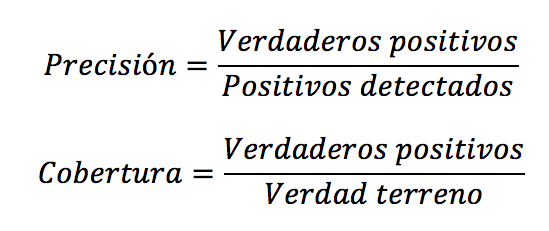
%> input picture lab1_latex/Archivos LaTex Lab BSDS/eqn1.png, 549 x 231 px, given in place of 8068.jpg, which was not available
$ octave generateFigureSegmentation.m   (GNU Octave 9; MATLAB toolbox functions it lacks are replaced by stand-ins)
%> lines starting %> are read from the running program, lines starting %| are printed output that depends on the picture; in (x1, y1, x2, y2) boxes, pixels count from 0 and x2, y2 are one past the last pixel; in counts of white or black regions, pixels touching at a corner belong together; the program's own positions count from 1; pictures that were not available may be replaced by others from this repository, and a replacement may not be noted
%> further down, I is the input picture: size 231x549x3 uint8; mean R, G, B 235.2, 235.1, 235.3
### lab5_bsds/Codigo/segment_by_clustering.m
function my_segmentation = segment_by_clustering(rgb_image, feature_space, clustering_method, number_of_clusters)
%> called with feature_space = 'rgb', clustering_method = 'watershed', number_of_clusters = 30
% [4 lines of commented-out code are left out]

if (strcmp(clustering_method, 'hierarchical')==1)
    rgb_image = imresize(rgb_image, 0.4);
end

%convert image to double and extract size
rgb_image = double(rgb_image);
sI = size(rgb_image);
%> sI = [231 549 3]

% Determine the space selected by user
spaces = {'rgb', 'lab', 'hsv', 'rgb+xy', 'lab+xy', 'hsv+xy'};
space_pick = 0;

for i=1:numel(spaces)
    space_pick = strcmp(spaces(i), feature_space);
    if space_pick == 1
        space_pick = i;
        break
    end
end
% Determine the cluster chosen by user
clusters = {'kmeans', 'gmm', 'hierarchical', 'watershed'};
cluster_pick = 0;

for i=1:numel(clusters)
    cluster_pick = strcmp(clusters(i), clustering_method);
    if cluster_pick == 1
        cluster_pick = i;
        break
    end
end

%convert image
if(space_pick == 1)
    I = rgb_image;
    I = reshape(I(:), [], 3);
    Ig  = double(rgb2gray(uint16(rgb_image)));

elseif(space_pick == 2)
    I = RGB2Lab(rgb_image);
    Ig = I(:,:,1);
    I = reshape(I(:), [], 3);
elseif(space_pick == 3)
    I = rgb2hsv(rgb_image);
    Ig = I(:,:,3);
    I = reshape(I(:), [], 3);
elseif(space_pick == 4)
    I = zeros(sI(1), sI(2), 5);
    I(:,:,1) = rgb_image(:,:,1);
    I(:,:,2) = rgb_image(:,:,2);
    I(:,:,3) = rgb_image(:,:,3);
    Ig  = double(rgb2gray(uint16(rgb_image)));

    for i=1:sI(1),
        for j=1:sI(2),
            %i es para filas, y
            %j es para columnas, x
            I(i,j,4) = j; %para X
            I(i,j,5) = i; %para Y
        end
    end
    I = reshape(I(:), [], 5);
elseif(space_pick == 5)
    I = zeros(sI(1), sI(2), 5);
    lab = RGB2Lab(rgb_image);
    I(:,:,1) = lab(:,:,1);
    I(:,:,2) = lab(:,:,2);
    I(:,:,3) = lab(:,:,3);
    Ig = lab(:,:,1);

    for i=1:sI(1),
        for j=1:sI(2),
            %i es para filas, y
            %j es para columnas, x
            I(i,j,4) = j; %para X
            I(i,j,5) = i; %para Y
        end
    end
    I = reshape(I(:), [], 5);
elseif(space_pick == 6)
    I = zeros(sI(1), sI(2), 5);
    hsv = rgb2hsv(rgb_image);
    Ig = hsv(:,:,3);
    I(:,:,1) = hsv(:,:,1);
    I(:,:,2) = hsv(:,:,2);
    I(:,:,3) = hsv(:,:,3);

    for i=1:sI(1),
        for j=1:sI(2),
            %i es para filas, y
            %j es para columnas, x
            I(i,j,4) = j; %para X
            I(i,j,5) = i; %para Y
        end
    end
    I = reshape(I(:), [], 5);
end

% Clustering method

%% K-MEANS
if (cluster_pick == 1)
    C = kmeans(I, number_of_clusters);
    C = reshape(C, [sI(1) sI(2)]);

    color = round(255/number_of_clusters);
    my_segmentation = C;
    Seg = C * color;

    figure(1)
    imshow(Seg, [], 'Colormap', jet);

%% GMM
elseif (cluster_pick == 2)
    C = gmdistribution.fit(I, number_of_clusters);
    C2 = cluster(C, I);
    C2 = reshape(C2, sI(1), sI(2));

    my_segmentation = C2;
    color = round(255/number_of_clusters);
    Seg = C2 * color;

    figure(1)
    imshow(Seg, [], 'Colormap', jet);

%% Hierarchical
elseif (cluster_pick == 3)

    Z = linkage(I,'centroid', 'euclidean', 'savememory', 'on');
    T = cluster(Z, 'maxclust', number_of_clusters);
    C2 = reshape(T, sI(1), sI(2));
    C2 = imresize(C2, 2.5);
    my_segmentation = C2;
    color = round(255/number_of_clusters);
    Seg = C2 * color;

    figure(1)
    imshow(Seg, [], 'Colormap', jet);

%% Watersheds
elseif (cluster_pick == 4)
    I = Ig;
    hsobel_y = fspecial('sobel');
    hsobel_x = hsobel_y';
    Isobx = imfilter(I, hsobel_x, 'replicate');
    Isoby = imfilter(I, hsobel_y, 'replicate');
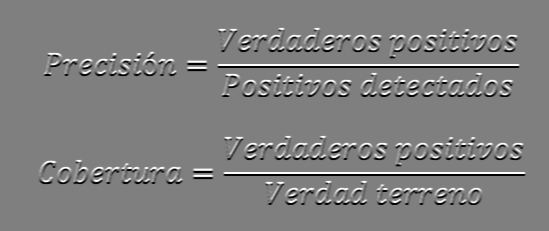
%> Isoby: size 231x549 double; min -1020, max 1020, mean 0; mean of the top-left, top-right, bottom-left and bottom-right quarters 0, 0, 0, 0; drawn with min black and max white
    gradmag = sqrt(Isobx.^2 + Isoby.^2);
    m = imextendedmin(gradmag, number_of_clusters);
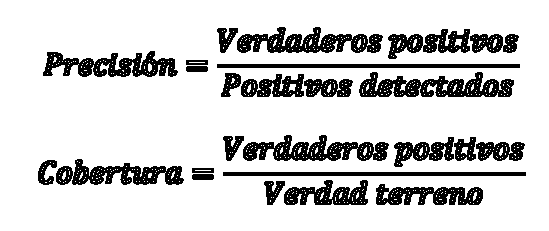
%> m: size 231x549 logical; 82.4% white; 25 black regions, largest, box (x1, y1, x2, y2) and area: (359, 72, 514, 97) 2234, (237, 27, 383, 53) 2071, (243, 135, 389, 161) 2056
    gradmag2 = imimposemin(gradmag, m);
    L = watershed(gradmag2);
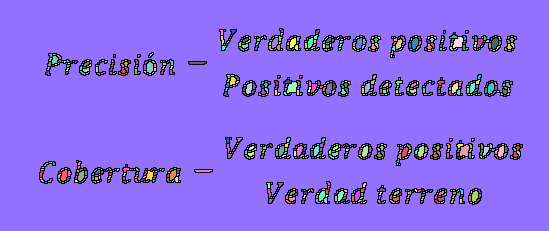
%> L: size 231x549 uint16; 930 distinct labels, from 0 to 929; one colour per label, 0 black
    bgm = L==0;
%> bgm: size 231x549 logical; 7% white in thin lines or dots, all inside (x1, y1, x2, y2) = (39, 28, 523, 205)

     my_segmentation = bgm;

    figure(2)
    imshow(my_segmentation, [], 'Colormap', jet);
end


end

### lab5_bsds/Codigo/generateFigureSegmentation.m
clear all; close all; clc

%% Read Original Image
I = imread('/Users/JDLVF/Documents/MATLAB/BSR/bench/data/images/8068.jpg');

figure,
imshow(I)

print('-dpng', 'imagenPrueba.png')

clusters = 30

%% Generate K-Means Segmentation
K1 = segment_by_clustering(I, 'rgb', 'watershed', clusters);
K2 = segment_by_clustering(I, 'rgb+xy', 'watershed', clusters);
K3 = segment_by_clustering(I, 'hsv', 'watershed', clusters);
%> call 3 of segment_by_clustering, with feature_space = 'hsv', clustering_method = 'watershed', number_of_clusters = 30
%> in segment_by_clustering (call 3), `I = rgb2hsv(rgb_image);`: I: size 231x549x3 double; mean H, S, V 0, 0, 237.7
%> in segment_by_clustering (call 3), `gradmag = sqrt(Isobx.^2 + Isoby.^2);`:
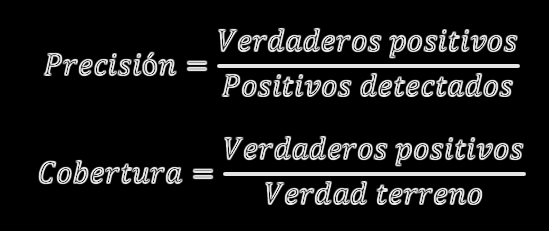
%> gradmag: size 231x549 double; min 0, max 1135, mean 117.1; drawn with min black and max white
%> in segment_by_clustering (call 3), `m = imextendedmin(gradmag, number_of_clusters);`: m: size 231x549 logical; 83.4% white; 43 black regions, largest, box (x1, y1, x2, y2) and area: (237, 27, 352, 53) 1545, (421, 72, 514, 97) 1250, (217, 64, 520, 68) 1212
%> in segment_by_clustering (call 3), `L = watershed(gradmag2);`:
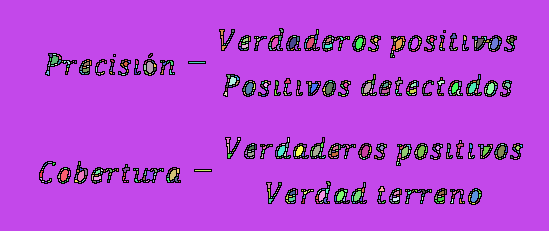
%> L: size 231x549 uint16; 890 distinct labels, from 0 to 889; one colour per label, 0 black
%> in segment_by_clustering (call 3), `bgm = L==0;`:
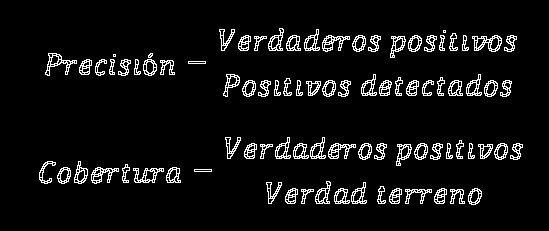
%> bgm: size 231x549 logical; 6.5% white in thin lines or dots, all inside (x1, y1, x2, y2) = (39, 28, 523, 205)
%> in segment_by_clustering (call 3), `imshow(my_segmentation, [], 'Colormap', jet);`:
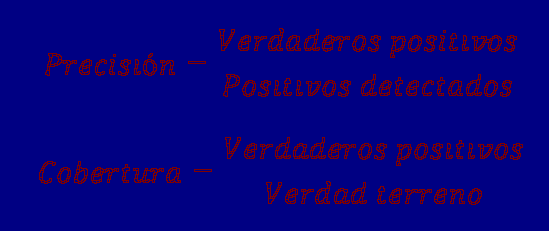
%> displayed picture: size 231x549x3, on the screen's scale of 0 to 255; mean R, G, B 8.3, 0, 122.5
K4 = segment_by_clustering(I, 'hsv+xy', 'watershed', clusters);
K5 = segment_by_clustering(I, 'lab', 'watershed', clusters);
%> the run ends on the next line
